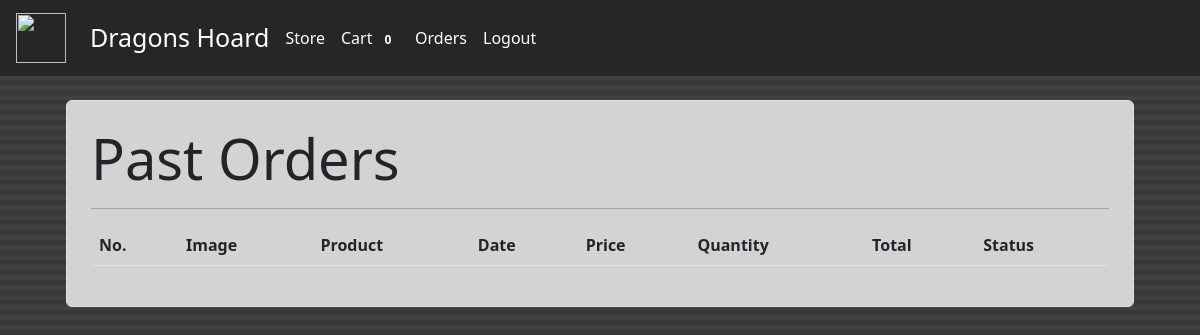
Before: /orders (signed in) with the older database file.
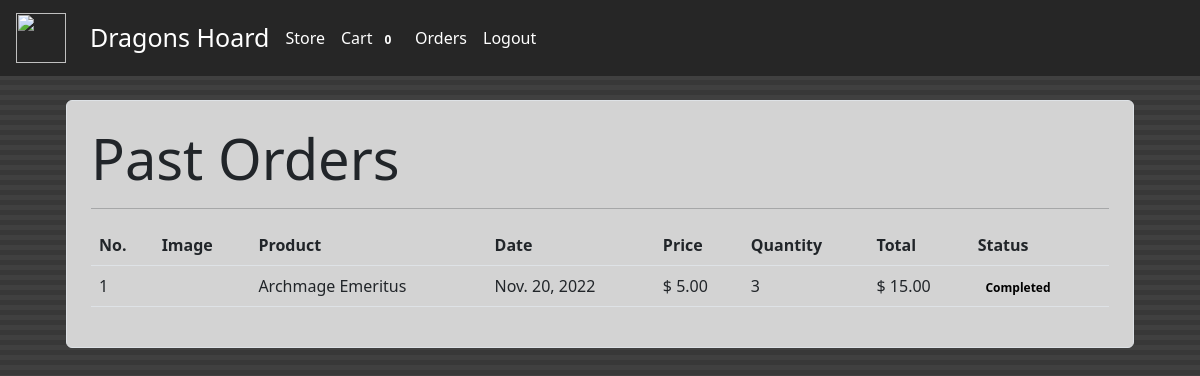
After: the same page with the newer database file.
### store/models/orders.py (models this page shows, shortened)
class Order(models.Model):
    product = models.ForeignKey(Products,
                                on_delete=models.CASCADE)
    customer = models.ForeignKey(Customer,
                                 on_delete=models.CASCADE)
    quantity = models.IntegerField(default=1)
    price = models.DecimalField(max_digits = 5, decimal_places=2)
    address = models.CharField (max_length=50, default='', blank=True)
    phone = models.CharField (max_length=50, default='', blank=True)
    date = models.DateField (default=datetime.datetime.today)
    status = models.BooleanField (default=False)
    @staticmethod
    def get_orders_by_customer(customer_id):
        return Order.objects.filter(customer=customer_id).order_by('-date')

### store/models/product.py (models this page shows, shortened)
class Products(models.Model):
    name = models.CharField(max_length=60)
    price= models.DecimalField(max_digits = 5, decimal_places=2)
    set = models.CharField(max_length=5)
    category= models.ForeignKey(Category,on_delete=models.CASCADE,default=1 )
    description= models.CharField(max_length=250, default='', blank=True, null= True)
    image= models.ImageField(upload_to='images/')

### store/middlewares/auth.py (the view)
    def middleware(request):
        print(request.session.get('customer'))
        returnUrl = request.META['PATH_INFO']
        print(request.META['PATH_INFO'])
        if not request.session.get('customer'):
           return redirect(f'login?return_url={returnUrl}')
        response = get_response(request)
        return response

### store/templatetags/custom_filter.py (called while the page is built)
@register.filter(name='currency')
def currency(number):
    return "$ "+str(number)

@register.filter(name='multiply')
def multiply(number , number1):
    return number * number1

### store/views/orders.py (called while the page is built)
    def get(self , request ):
        customer = request.session.get('customer')
        orders = Order.get_orders_by_customer(customer)
        print(orders)
        return render(request , 'orders.html'  , {'orders' : orders})

### store/templates/orders.html
{% extends 'base.html' %}
{% block content %}
{% load cart %}
{% load custom_filter %}
<div class="container">
   <div style="background-color:lightgrey" class="border rounded p-4 m-4">
        <p class="display-4 pl-4 ml-4">Past Orders</p>
        <hr>
        <table class="table">
            <thead>
                <tr>
                    <th>No.</th>
                    <th>Image</th>
                    <th>Product</th>
                    <th>Date</th>
                    <th>Price</th>
                    <th>Quantity</th>
                    <th>Total</th>
                    <th>Status</th>
                </tr>
            </thead>
            <tbody>
                {% for order in orders %}
                <tr>
                    <td>{{forloop.counter}}</td>
                    <td><img style="height: 80px;" class="rounded-square" src="{{order.product.image.url}}" alt=""></td>
                    <td>{{order.product.name}}</td>
                    <td>{{order.date}}</td>
                    <td>{{order.price|currency}}</td>
                    <td>{{order.quantity}}</td>
                    <td>{{order.quantity|multiply:order.price|currency}}</td>
                    {% if order.status %}
                    <td><small style="color:black ;" class="badge badge-success">Completed</small></td>
                    {%else%}
                    <td><small style="color:black ;" class="badge badge-warning">Pending</small></td>
                    {% endif %}
                </tr>
                {% endfor %}
            </tbody>
        </table>
   </div>
</div>
{% endblock %}

Changed rows visible on the page:
added Order: product.name "Archmage Emeritus", date "Nov. 20, 2022", price "$ 5.00", quantity "3", quantity|multiply "$ 15.00", status "Completed"
